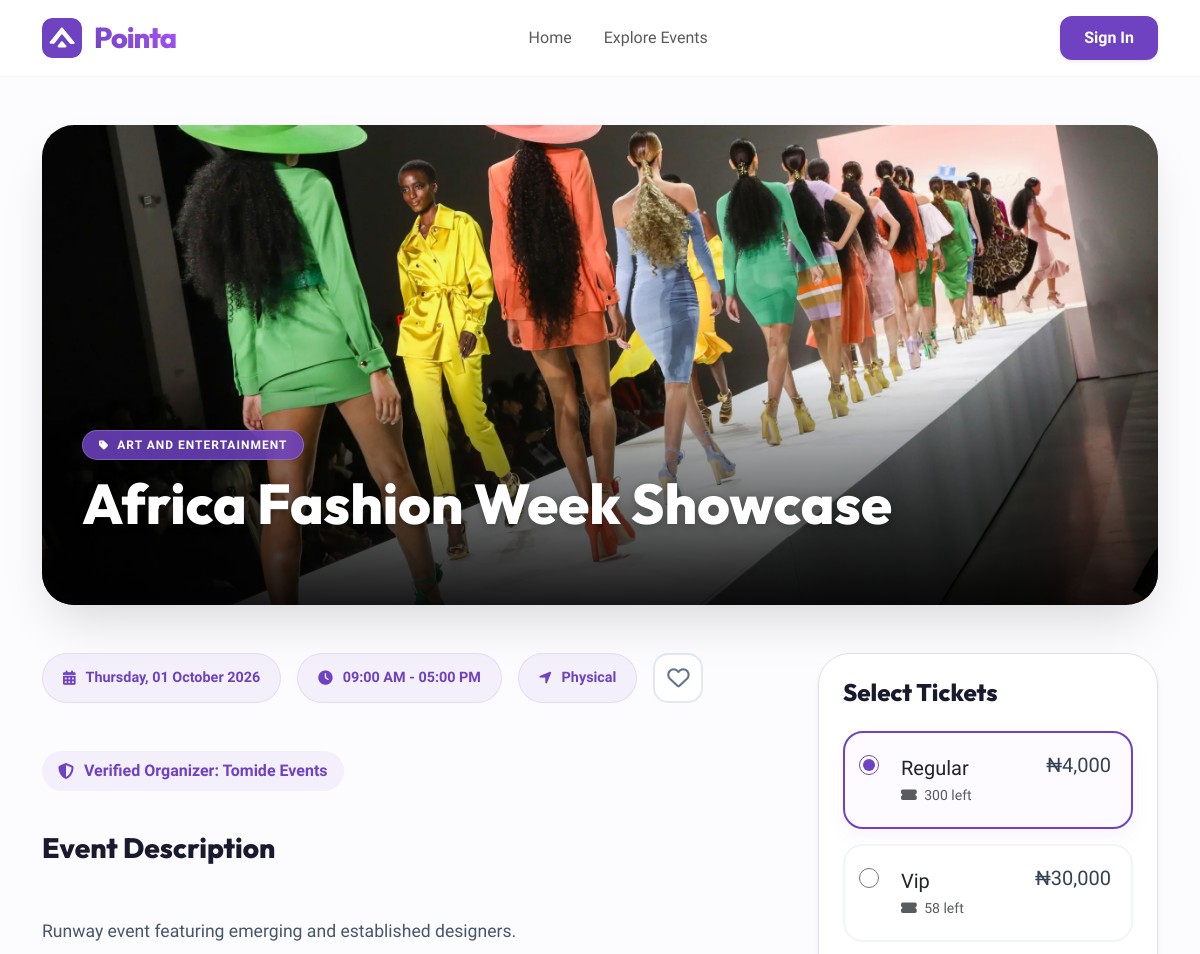
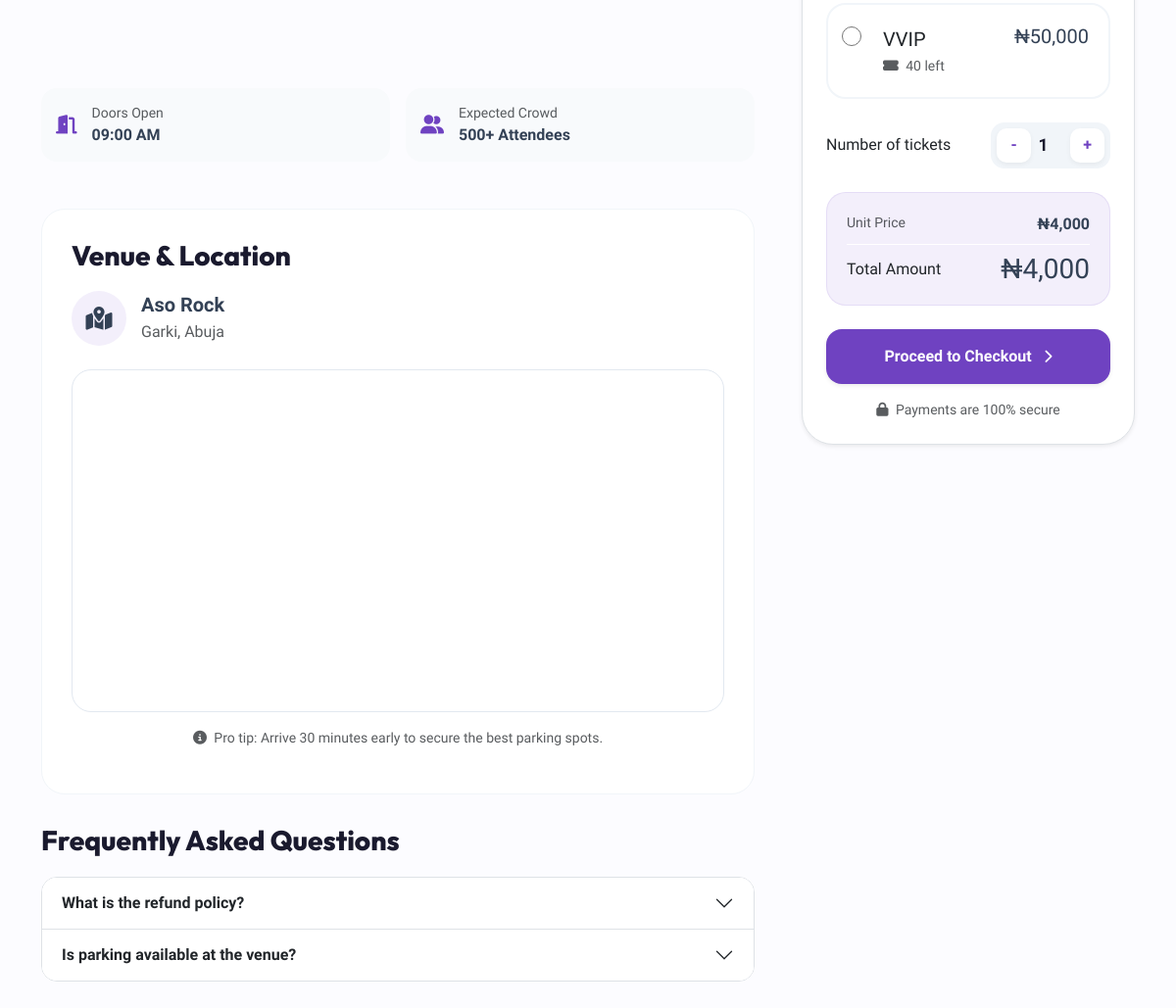
The app's page /event/9/ with its own data (2 pictures, top to bottom).
### events/models.py (models this page shows, shortened)
class Event(models.Model):
    organizer = models.ForeignKey(
        Organizer,
        on_delete=models.CASCADE,
        related_name="events"
    )
    category = models.ForeignKey(
        Category,
        on_delete=models.SET_NULL,
        null=True,
        related_name="events"
    )
    title = models.CharField(max_length=200)
    description = models.TextField(blank=True)
    date = models.DateField()
    start_time = models.TimeField(default=datetime.time(9, 0))  # 09:00 AM
    end_time = models.TimeField(default=datetime.time(17, 0))  # 05:00 PM
    venue = models.CharField(max_length=255, blank=True)
    STATE_CHOICES = [
        ("lagos", "Lagos"),
        ("abuja", "Abuja (FCT)"),
    ]
    state = models.CharField(
        max_length=20,
        choices=STATE_CHOICES
    )
    city = models.CharField(max_length=100, blank=True)
    image = models.ImageField(
        upload_to="events/",
        blank=True,
        null=True
    )
    STATUS_CHOICES = [
        ("active", "Active"),
        ("cancelled", "Cancelled"),
        ("completed", "Completed"),
    ]
    status = models.CharField(
        max_length=10,
        choices=STATUS_CHOICES,
        default="active"
    )
    EVENT_TYPE_CHOICES = [
    ("physical", "Physical Event"),
    ("online", "Online Event"),
    ("hybrid", "Hybrid Event"),
    ]
    event_type = models.CharField(
        max_length=10,
        choices=EVENT_TYPE_CHOICES,
        default="physical"
    )
    created_at = models.DateTimeField(auto_now_add=True)
    class Meta:
        ordering = ["-created_at"]

class Category(models.Model):
    name = models.CharField(max_length=100)
    description = models.CharField(max_length=255, blank=True)
    created_at = models.DateTimeField(auto_now_add=True)

class Organizer(models.Model):
    user = models.OneToOneField(
        User,
        on_delete=models.CASCADE,
        related_name="organizer"
    )
    organization_name = models.CharField(max_length=150)
    email = models.EmailField(blank=True)
    phone = models.CharField(max_length=20, blank=True)
    bio = models.TextField(blank=True)
    verified = models.BooleanField(default=False)
    joined_at = models.DateTimeField(auto_now_add=True)

class Ticket(models.Model):
    event = models.ForeignKey(
        Event,
        on_delete=models.CASCADE,
        related_name="tickets"
    )
    name = models.CharField(max_length=50)
    price = models.DecimalField(max_digits=10, decimal_places=2)
    quantity_available = models.PositiveIntegerField()
    quantity_sold = models.PositiveIntegerField(default=0)  # ADD THIS

### events/views.py (the view)
# urls.py: path('event/<int:event_id>/', views.event_detail, name="event_detail"),
def event_detail(request, event_id):
    event = get_object_or_404(Event, id=event_id)
    tickets = event.tickets.all()  # Get all ticket types for this event
    is_saved = False
    if request.user.is_authenticated:
        is_saved = SavedEvent.objects.filter(user=request.user, event=event).exists()
    context = {
        "event": event,
        "tickets": tickets,
        "is_saved": is_saved,
    }
    return render(request, "events/event_detail.html", context)

### events/templates/events/event_detail.html (shortened to what this page needs)
{%load humanize%}
<!DOCTYPE html>
<html lang="en">
<head>
    <link href="https://cdn.jsdelivr.net/npm/bootstrap@5.3.0/dist/css/bootstrap.min.css" rel="stylesheet">
    <link rel="stylesheet" href="https://cdnjs.cloudflare.com/ajax/libs/font-awesome/6.4.0/css/all.min.css">
</head>
<body>
    <nav class="navbar navbar-expand-lg sticky-top">
        <div class="container">
            <a class="navbar-brand-custom" href="{%url 'home'%}"> <span style="color: var(--primary-purple); line-height: 0;"> </span> <span class="brand-text">Pointa</span> </a>
            <div class="collapse navbar-collapse" id="navPointa">
                <ul class="navbar-nav mx-auto">
                    <li class="nav-item"><a class="nav-link px-3" href="{%url 'home'%}">Home</a></li>
                    <li class="nav-item"><a class="nav-link px-3" href="{% url 'events_list' %}">Explore Events</a></li>
                </ul>
                <div class="d-flex align-items-center gap-2">
                    {% if user.is_authenticated %}
                        {% if user.organizer %}
                            <a href="{% url 'org_dashboard' %}" class="btn text-dark fw-bold px-3">Dashboard</a>
                        {% else %}
                            <a href="{% url 'dashboard' %}" class="btn text-dark fw-bold px-3">My Account</a>
                        {% endif %}
                        <form method="POST" action="{% url 'logout' %}" class="d-inline">
                            {% csrf_token %}
                            <button type="submit" class="btn btn-outline-danger px-3">Logout</button>
                        </form>
                    {% else %}
                        <a href="{% url 'user_login' %}" class="btn btn-purple shadow-sm px-4">Sign In</a>
                    {% endif %}
                </div>
            </div>
        </div>
    </nav>
    <div class="container py-5">
        <div class="event-hero-container mb-5">
            {% if event.image %}
                <img src="{{ event.image.url }}" class="hero-img" alt="{{ event.title }}">
            {% else %}
                <div class="hero-img bg-dark d-flex align-items-center justify-content-center text-white">
                    <i class="fa-solid fa-image fa-4x opacity-25"></i>
                </div>
            {% endif %}
            <div class="hero-overlay">
                <span class="badge glass-category rounded-pill px-3 py-2 fw-bold shadow-sm">
                    <i class="fa-solid fa-tag me-1 small"></i> {{ event.category.name }}
                </span>
                <h1 class="display-4 event-title-main">
                    {{ event.title }}
                </h1>
            </div>
        </div>
        <div class="row g-5">
            <div class="col-lg-8">
                <div class="d-flex flex-wrap gap-3 mb-5">
                    <div class="info-pill"><i class="fa-solid fa-calendar-days"></i> {{ event.date|date:"l, d F Y" }}</div>
                    <div class="info-pill"><i class="fa-solid fa-clock"></i> {{ event.start_time|time:"h:i A" }} - {{ event.end_time|time:"h:i A" }}</div>
                    <div class="info-pill"><i class="fa-solid fa-location-arrow"></i> {{ event.event_type|title }}</div>
                    <button id="save-event-btn"
                    class="save-btn {% if is_saved %}is-saved{% endif %}"
                    data-event-id="{{ event.id }}">
                    <i class="{% if is_saved %}fa-solid{% else %}fa-regular{% endif %} fa-heart"></i>
                </button>
                </div>
                <div class="mb-5">
                    <a href="#" class="organizer-chip mb-3">
                        <i class="fas fa-shield-alt"></i> Verified Organizer: {{ event.organizer.organization_name }}
                    </a>
                    <h3 class="section-title mt-4">Event Description</h3>
                    <div class="description-text">
                        {{ event.description|linebreaks }}
                    </div>
                </div>
                <div class="row g-3 mb-5">
                    <div class="col-md-6">
                        <div class="quick-fact-item">
                            <i class="fa-solid fa-door-open"></i>
                            <div>
                                <span class="d-block small text-muted">Doors Open</span>
                                <span class="fw-bold">{{ event.start_time|time:"h:i A" }}</span>
                            </div>
                        </div>
                    </div>
                    <div class="col-md-6">
                        <div class="quick-fact-item">
                            <i class="fa-solid fa-user-group"></i>
                            <div>
                                <span class="d-block small text-muted">Expected Crowd</span>
                                <span class="fw-bold">500+ Attendees</span>
                            </div>
                        </div>
                    </div>
                </div>
                <div class="detail-card">
                    <h3 class="section-title">Venue & Location</h3>
                    <div class="venue-card mb-4 border-0 p-0">
                        <div class="bg-purple-subtle rounded-circle d-flex align-items-center justify-content-center" style="width: 56px; height: 56px; background: var(--soft-purple);">
                            <i class="fa-solid fa-map-location-dot text-purple fs-4"></i>
                        </div>
                        <div>
                            <h5 class="fw-bold mb-1">{{ event.venue }}</h5>
                            <p class="text-muted mb-0">{{ event.city }}, {{ event.state|title }}</p>
                        </div>
                    </div>
                    <div class="map-container">
                        <iframe
                            width="100%"
                            height="100%"
                            frameborder="0" style="border:0"
                            src="https://www.google.com/maps/embed/v1/place?key=YOUR_GOOGLE_MAPS_API_KEY&q={{ event.venue|urlencode }},{{ event.city|urlencode }}"
                            allowfullscreen>
                        </iframe>
                    </div>
                    <p class="small text-muted mt-3 text-center">
                        <i class="fa-solid fa-info-circle me-1"></i>
                        Pro tip: Arrive 30 minutes early to secure the best parking spots.
                    </p>
                </div>
                <div class="mb-5">
                    <h3 class="section-title">Frequently Asked Questions</h3>
                    <div class="accordion accordion-flush rounded-4 overflow-hidden border" id="eventFaq">
                        <div class="accordion-item">
                            <h2 class="accordion-header">
                                <button class="accordion-button collapsed fw-bold" type="button" data-bs-toggle="collapse" data-bs-target="#faq1">
                                    What is the refund policy?
                                </button>
                            </h2>
                        </div>
                        <div class="accordion-item">
                            <h2 class="accordion-header">
                                <button class="accordion-button collapsed fw-bold" type="button" data-bs-toggle="collapse" data-bs-target="#faq2">
                                    Is parking available at the venue?
                                </button>
                            </h2>
                        </div>
                    </div>
                </div>
            </div>
            <div class="col-lg-4">
                <div class="ticket-sidebar shadow-sm border p-4 rounded-5 bg-white">
                    <h4 class="section-title mb-4">Select Tickets</h4>
                    <form action="{% url 'booking_confirm' event.id %}" method="POST" id="ticketForm">
                        <div class="ticket-list mb-4">
                            {% for ticket in tickets %}
                            <div class="ticket-option-wrapper">
                                <input type="radio" name="ticket_id" id="ticket{{ ticket.id }}"
                                       value="{{ ticket.id }}" data-price="{{ ticket.price }}"
                                       class="position-absolute mt-4 ms-3"
                                       {% if forloop.first %}checked{% endif %} style="z-index: 5;">
                                <label class="ticket-content-card ps-5" for="ticket{{ ticket.id }}">
                                    <div class="d-flex justify-content-between align-items-start">
                                        <div class="ms-2">
                                            <span class="fw-800 d-block text-dark fs-5">{{ ticket.name }}</span>
                                            <span class="small text-muted">
                                                <i class="fa-solid fa-ticket-simple me-1"></i> {{ ticket.quantity_available }} left
                                            </span>
                                        </div>
                                        <span class="text-purple fw-800 h5 mb-0">₦{{ ticket.price|floatformat:0|intcomma }}</span>
                                    </div>
                                </label>
                            </div>
                            {% empty %}
                            <div class="text-center py-4 bg-light rounded-4">
                                <p class="text-muted mb-0 small">Tickets are currently unavailable.</p>
                            </div>
                            {% endfor %}
                        </div>
                        <div class="d-flex justify-content-between align-items-center mb-4">
                            <span class="fw-800 text-dark">Number of tickets</span>
                            <div class="qty-group">
                                <button type="button" class="qty-btn" onclick="updateQty(-1)">-</button>
                                <input type="number" name="quantity" id="ticketQty" class="qty-input" value="1" readonly>
                                <button type="button" class="qty-btn" onclick="updateQty(1)">+</button>
                            </div>
                        </div>
                        <div class="price-summary mb-4">
                            <div class="d-flex justify-content-between mb-2">
                                <span class="text-muted small">Unit Price</span>
                                <span class="fw-bold" id="unitPrice">₦0</span>
                            </div>
                            <div class="d-flex justify-content-between align-items-center pt-2 border-top border-white">
                                <span class="fw-800 text-dark">Total Amount</span>
                                <span class="fw-800 text-purple h3 mb-0" id="totalAmount">₦0</span>
                            </div>
                        </div>
                        <button type="submit" class="btn btn-purple w-100 py-3 rounded-4 shadow-sm fw-800">
                            Proceed to Checkout <i class="fa-solid fa-chevron-right ms-2 small"></i>
                        </button>
                    </form>
                    <div class="text-center mt-3">
                        <p class="text-muted small mb-0"><i class="fa-solid fa-lock me-1"></i> Payments are 100% secure</p>
                    </div>
                </div>
            </div>
        </div>
    </div>
</body>
</html>

### records on screen
Event: image (picture), category.name "ART AND ENTERTAINMENT", title "Africa Fashion Week Showcase", date "Thursday, 01 October 2026", start_time "09:00 AM", end_time "05:00 PM", event_type "Physical", organizer.organization_name "Tomide Events", description "Runway event featuring emerging and established designers.", venue "Aso Rock", city "Garki", state "Abuja"
Ticket: name "Regular", quantity_available "300", price "4,000"
Ticket: name "Vip", quantity_available "58", price "30,000"
Ticket: name "VVIP", quantity_available "40", price "50,000"
